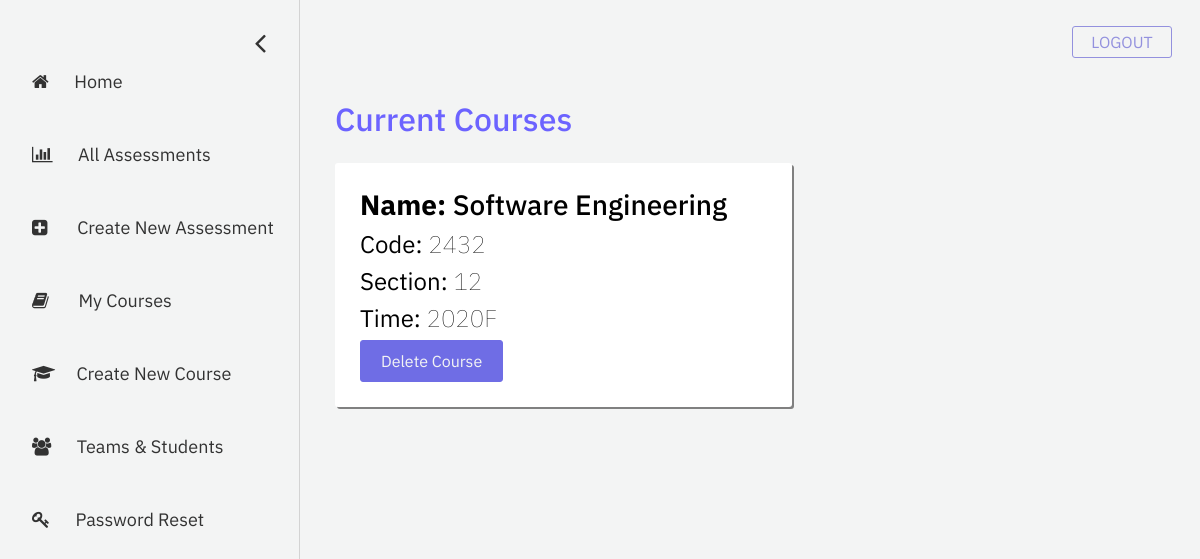
/professor/my-courses, run on an earlier commit of the app's database.
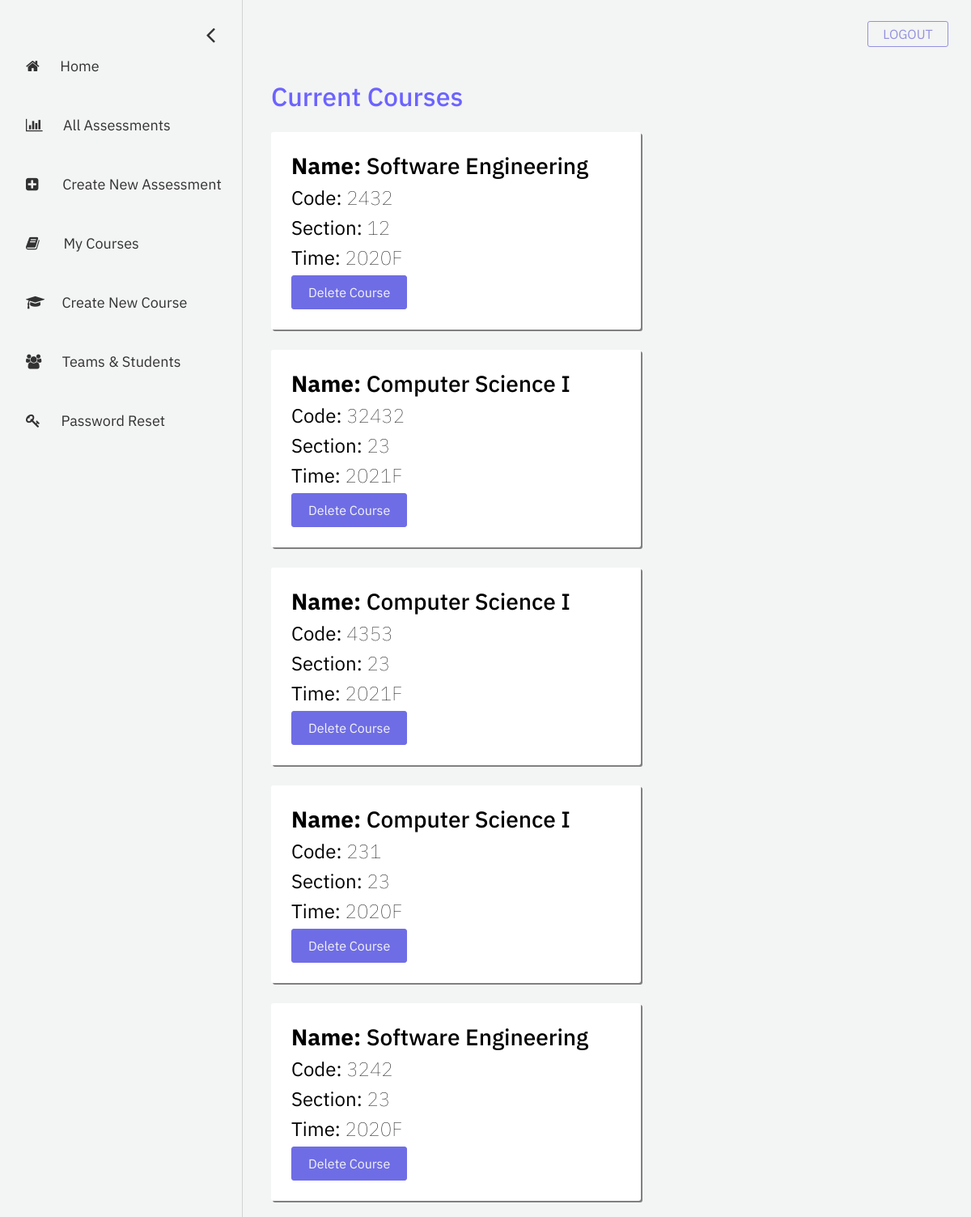
And on a later commit of the database.
### registration/models.py (models this page shows, shortened)
class Course(models.Model):
    course_name = models.CharField("course name", max_length=60)
    course_code = models.IntegerField("course code", unique=True)
    section_number = models.SmallIntegerField("section number")
    year = models.SmallIntegerField("year of realization")
    semester_choices = (
        ('S', 'Spring'),
        ('F', 'Fall'),
    )
    semester = models.CharField("semester of realization", max_length = 1, choices = semester_choices)

### eval_professor/views.py (the view)
# urls.py: path('my-courses', views.my_courses, name='my-courses'),
def my_courses(request):
    course_list = Course.objects.all()
    context = {
        'course_list': course_list,
    }
    return render(request, 'eval_professor/my-courses.html', context = context)

### eval_professor/templates/eval_professor/my-courses.html (shortened to what this page needs)
{% extends 'eval_professor/base-sidebar.html'%}
{% load static %}
{% block content%}
	<div id="main">
		<div class="container">
			<h2 style="color: #6C63FF;">Current Courses</h2>
		</div>
		<div class="container">
			{% if course_list %}
					{% for course in course_list %}
						<div class="column course-box">
									<h3> <b>Name:</b> {{ course.course_name }}</h3>
									<h4> <b>Code:</b> {{ course.course_code }}</h4>
									<h4> <b>Section:</b> {{ course.section_number }}</h4>
									<h4> <b>Time:</b> {{ course.year }}{{ course.semester }}</h4>
									<a class="buttons purple delete-btn" href="{% url 'delete_course' course_id=course.id %}">Delete Course</a>
						</div>
					{% endfor %}
			{% else %}
				<p>No courses are available. </p>
			{% endif %}
		</div>
		</div>
{% endblock %}

### eval_professor/templates/eval_professor/base-sidebar.html (shortened to what this page needs)
<!doctype html>
<html lang="en">
  <head>
	{% load static %}
	<link rel="stylesheet" href="https://stackpath.bootstrapcdn.com/bootstrap/4.1.3/css/bootstrap.min.css">
	<link rel="stylesheet" href="https://cdnjs.cloudflare.com/ajax/libs/font-awesome/4.7.0/css/font-awesome.min.css">
	<link rel="stylesheet" href="{% static 'eval_professor/css/base-sidebar.css' %}">
	<link rel="stylesheet" href="{% static 'eval_professor/css/my-courses.css' %}">
  </head>
<body>
	<div id="mySidenav" class="sidenav">
		<a href="javascript:void(0)" class="closebtn" onclick="closeNav()"><i class = "fa fa-angle-left"></i></a>
		<a href="{% url 'professor-dashboard' %}">
			<i class = "fa fa-home"></i> &nbsp;&nbsp;&nbsp;&nbsp;&nbsp;Home
		</a>
		<a href="{% url 'all-assessments' %}">
			<i class = "fa fa-bar-chart"></i> &nbsp;&nbsp;&nbsp;&nbsp;&nbsp;All Assessments
		</a>
		<a href="{% url 'create-new-assessment' %}">
			<i class = "fa fa-plus-square"></i> &nbsp;&nbsp;&nbsp;&nbsp;&nbsp;&nbsp;Create New Assessment
		</a>
		<a href="{% url 'my-courses' %}">
			<i class = "fa fa-book"></i> &nbsp;&nbsp;&nbsp;&nbsp;&nbsp;&nbsp;My Courses
		</a>
		<a href="{% url 'create-new-course' %}">
			<i class = "fa fa-graduation-cap"></i> &nbsp;&nbsp;&nbsp;&nbsp;Create New Course
		</a>
		<a href="{% url 'teams-students' %}">
			<i class = "fa fa-group"></i> &nbsp;&nbsp;&nbsp;&nbsp;&nbsp;Teams & Students
		</a>
		<a href="{% url 'password-reset' %}">
			<i class = "fa fa-key"></i> &nbsp;&nbsp;&nbsp;&nbsp;&nbsp;Password Reset
		</a>
	</div>
	<span class="menu" style="font-size:20px;cursor:pointer" onclick="openNav()">&nbsp;&nbsp;Menu</span>
	<div class="logout_btn_container">
		<a href = "{% url 'log_out' %}" class="logout-btn">LOGOUT</a>
	</div>
    {% block content%}
    {% endblock %}
</body>
</html>

### eval_professor/static/eval_professor/css/base-sidebar.css (style rules this page uses)
body { font-family: 'IBM Plex Sans', sans-serif; background-color: #f3f4f4; }
.sidenav { height: 100%; width: 0px; position: fixed; z-index: 1; top: 0; left: 0; background-color: #f3f4f4; overflow-x: hidden; padding-top: 60px; transition: 0.5s; border-right: 1px solid lightgray; }
.sidenav a { padding: 8px 8px 8px 32px; text-decoration: none; font-size: 18px; color: #323232; display: block; transition: 0.3s; margin-bottom: 30px; }
.sidenav .closebtn { position: absolute; top: 0; right: 25px; font-size: 32px; margin-left: 50px; margin-bottom: 100px; margin-top: 10px; }
#main { transition: margin-left .5s; padding: 20px; }
.menu { top: 0px; left: 15px; font-size: 5px; position: relative; line-height: 80px; padding: 8px; -moz-border-radius: 100px; border-radius: 100px; text-align: center; }
.logout-btn { position: absolute; top: 26px; right: 28px; -webkit-border-radius: 3px; -moz-border-radius: 3px; border-radius: 3px; border: 1px solid #9391de; height: 0px; line-height: 0px; color: #9391de; font-size: 16px; padding: 15px; background-color: #f3f4f4; display: inline-block; cursor: pointer; text-align: center; width: 100px; text-decoration: none; }
.buttons { -webkit-border-radius: 3px; -moz-border-radius: 3px; border-radius: 3px; line-height: 0px; color: #f3f4f4; padding: 20px; display: inline-block; cursor: pointer; text-align: center; text-decoration: none; }
.purple { border: 1px solid #6f6de5; background-color: #6f6de5; }

### eval_professor/static/eval_professor/css/my-courses.css (style rules this page uses)
.course-box { width: 55% !important; background-color: white; color: black; padding: 25px; margin-right: 15px; margin-top: 25px; border-radius: 3px; box-shadow: 2px 2px grey; }
h4 { font-weight: 80; }

What changed in the data, as far as the page shows it:
added Course: course_name "Computer Science I", course_code "32432", section_number "23", year "2021", semester "F"
added Course: course_name "Computer Science I", course_code "4353", section_number "23", year "2021", semester "F"
added Course: course_name "Computer Science I", course_code "231", section_number "23", year "2020", semester "F"
added Course: course_name "Software Engineering", course_code "3242", section_number "23", year "2020", semester "F"
